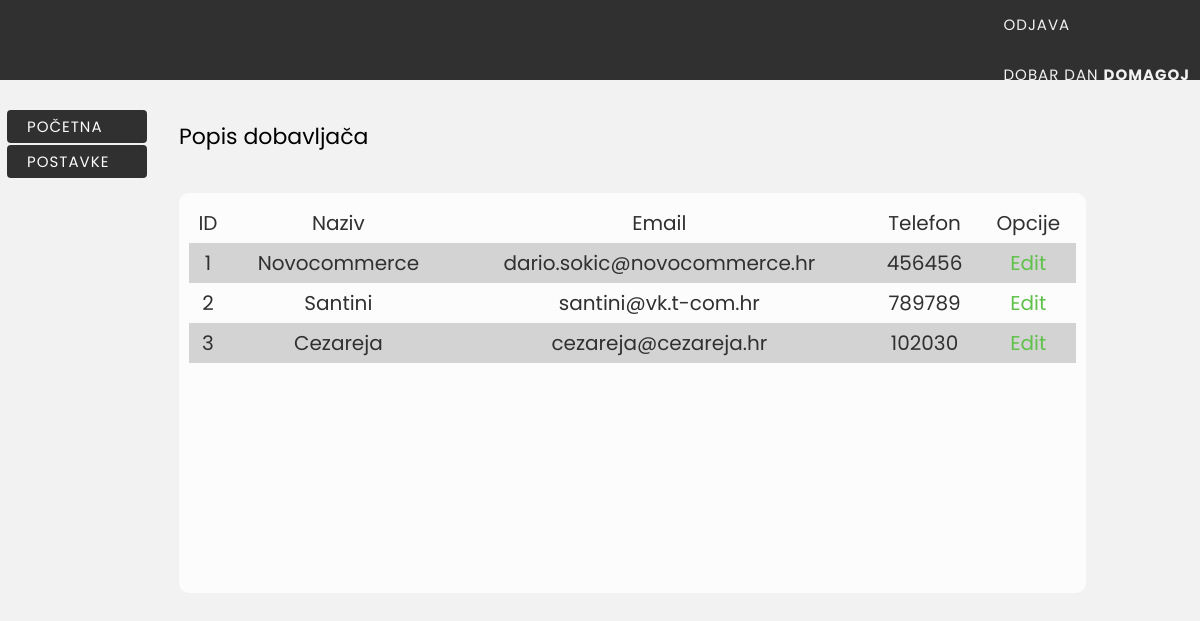
/viewlist.php?list=supplier (signed in), run on the app's committed database.
### tables this page shows
CREATE TABLE IF NOT EXISTS `supplier` (
  `sdealer` varchar(20) NOT NULL,
  `semail` varchar(40) NOT NULL,
  `sid` int(11) NOT NULL,
  `saddress` varchar(50) NOT NULL,
  `sphone` varchar(15) NOT NULL
);

### viewlist.php (the view, shortened to what this page needs)
<?php
require_once("include/header.php");
$connect = mysqli_connect(DB_SERVER, DB_USER, DB_PASSWORD, DB_NAME);
?>
<div id="body">
    <?php include_once("include/left_content.php"); ?>
    <div class="rcontent">
        <?php if(isset($_GET['list'])){
            if(!strcmp(strtolower($_GET['list']),"product")){
                echo"<h1><span>Popis proizvoda</span></h1>";
                echo"<div id='contentbox'><div id='data'>
                 <table id='itemList' ><tr><th>ID</th><th>Naziv</th><th>Dobavljač</th><th>Cijena</th><th>Opcije</th></tr>";
                $plist = mysqli_query($connect,"SELECT product.product_id, product.product_name, product.quantity, product.supplier_id, supplier.sdealer FROM product INNER JOIN supplier ON product.supplier_id = supplier.sid;");
                while($row = mysqli_fetch_array($plist)){
                    echo"<tr><td>{$row['product_id']}</td>
                     <td>{$row['product_name']}</td>
                     <td>{$row['sdealer']}</td>
                     <td>{$row['quantity']}</td>
                     <td><a href='editlist.php?name=product&id={$row['product_id']}'>Uredi</a></td>
                     </tr>";
                }
                echo"</table></div></div>";
            }
            elseif(!strcmp(strtolower($_GET['list']),"supplier")){
                echo"<h1><span>Popis dobavljača</span></h1>";
                echo"<div id='contentbox'><div id='data'>
                 <table id='itemList' ><tr><th>ID</th><th>Naziv</th><th>Email</th><th>Telefon</th><th>Opcije</th></tr>";
                $slist = mysqli_query($connect, "SELECT sid, sdealer, semail, sphone FROM supplier");
                while($row = mysqli_fetch_array($slist)){
                    echo"<tr><td>{$row['sid']}</td>
                     <td>{$row['sdealer']}</td>
                     <td>{$row['semail']}</td>
                     <td>{$row['sphone']}</td>
                     <td><a href='editlist.php?name=supplier&id={$row['sid']}'>Edit</a></td>
                     </tr>";
                }
                echo"</table></div></div>";
            }
            else {
                echo"<h1><span><a href='viewlist.php?list=Product'>Lista proizvoda</a></span></h1>
                 <h1><span><a href='viewlist.php?list=Supplier'>Lista dobavljača</a></span></h1>
                 <h1><span><a href='viewlist.php?list=Employee'>Lista zaposlenih</a></span></h1>";
            }
        }
        else {
            echo"<h1><span><a href='viewlist.php?list=Product'>Lista proizvoda</a></span></h1>
             <h1><span><a href='viewlist.php?list=Supplier'>Lista dobavljača</a></span></h1>
             <h1><span><a href='viewlist.php?list=Employee'>Lista zaposlenih</a></span></h1>";
        }
        ?>
    </div>
</div>

### css/outline.css (style rules this page uses)
html * { font-family: 'Poppins', sans-serif; }
body { margin-left:auto; margin-right:auto; background-color: #f2f2f2; background-repeat: repeat, no-repeat; background-position: center center; background-attachment: fixed; -webkit-background-size: auto, cover; -moz-background-size: auto, cover; -o-background-size: auto, cover; background-size: auto, cover; color: #000; font-family: 'Josefin Slab', Arial, sans-serif; font-size: 20px; }
a { color: #236F13FF; text-decoration: none; }
h1 { margin:0px; padding:20px; font-size:42px; color:#000; text-align:left; font-weight:400; }
h1 span { font-size:22px; color:#000; padding-top:10px; }
.rcontent { position:relative; width:84%; margin:0px 5px; float:left; overflow:auto; padding-bottom:100px; }
#contentbox { width:90%; height: 400px; margin: 20px; background-color:#FFFFFF; border-radius:10px; -moz-border-radius: 15px; opacity: 0.8; overflow: auto; }
#contentbox a { color: #236f13; }
#data { padding:10px; }
#itemList { width:100%; }
#itemList a { color: #3ab520; }
#itemList th,td { padding:5px; text-align:center; }
#itemList tr:nth-child(even) { background-color: #CCC; }
#itemList tr:nth-child(odd) { background-color:#FFF; }

### css/menu.css (style rules this page uses)
html * { font-family: 'Poppins', sans-serif; }

### data on the page
supplier: sid "1", sdealer "Novocommerce", semail "dario.sokic@novocommerce.hr", sphone "456456"
supplier: sid "2", sdealer "Santini", semail "santini@vk.t-com.hr", sphone "789789"
supplier: sid "3", sdealer "Cezareja", semail "cezareja@cezareja.hr", sphone "102030"

### other printed values
$_SESSION['username'] "DOMAGOJ"
